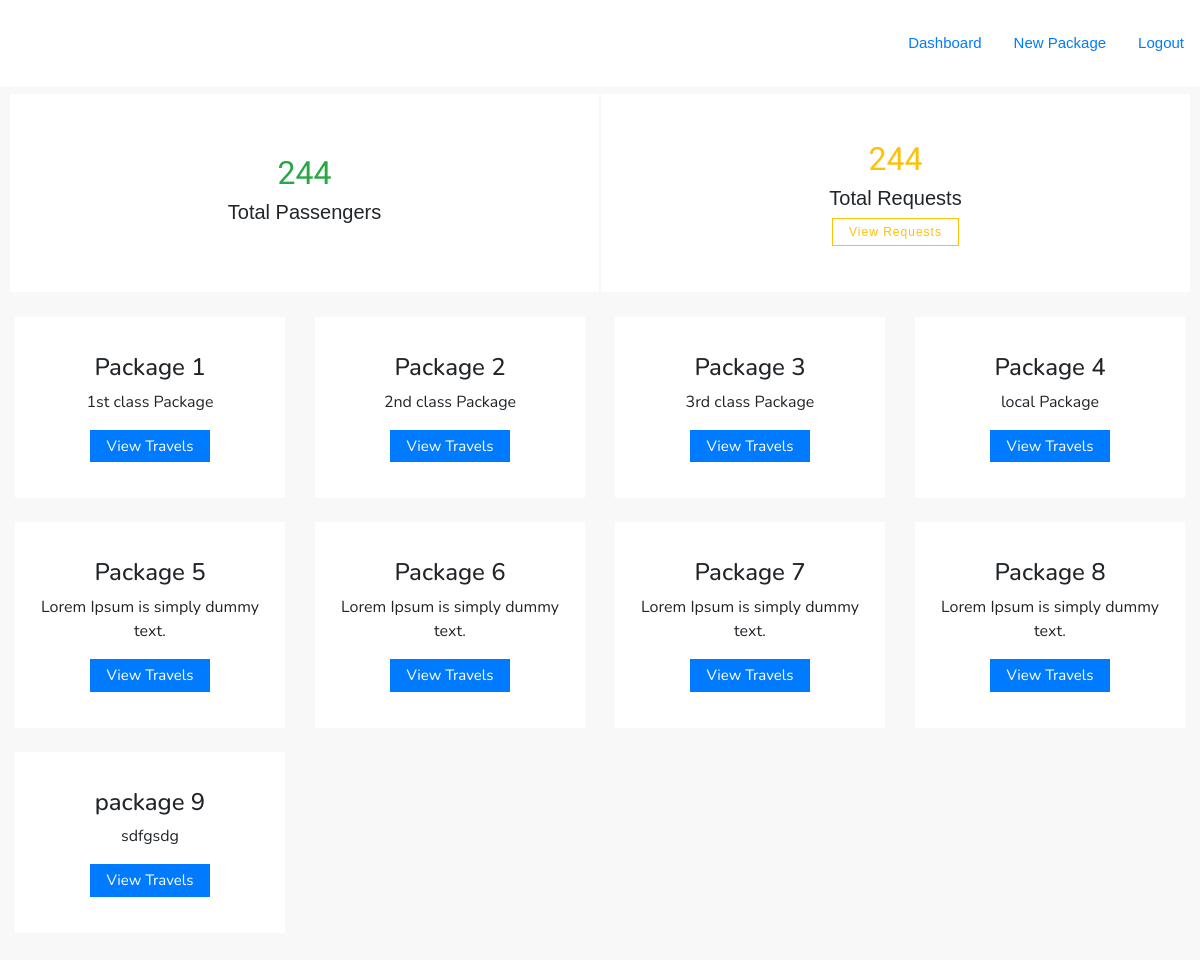
Screenshot of /Air-travels/admin/dashboard.php (signed in) with the database file from the repository.
### tables this page shows
CREATE TABLE `packages` (
  `id` int(11) NOT NULL,
  `package_name` varchar(255) NOT NULL,
  `package_text` varchar(255) NOT NULL
);

### Air-travels/admin/dashboard.php (the view, shortened to what this page needs)
<!doctype html>
<html lang="en">
<head>
    <link rel="stylesheet" href="https://use.fontawesome.com/releases/v5.8.1/css/all.css"
>
    <link rel="stylesheet" href="../css/bootstrap.min.css">
    <link rel="stylesheet" href="../css/admin-dashboard.css">
</head>
<body>
    <?php
        include('nav.php');
    ?>
    <div class="container-fluid px-4 pt-0 headBoxs">
        <div class="row">
            <div class="col-12 col-md-6 py-lg-2 flex-center text-center flex-column">
                <div class="card rounded-0 border-0">
                    <div class="card-body text-center">
                        <h2 class="h2-responsive text-success">244</h2>
                        <h5 class="h5-responsive">Total Passengers</h5>
                    </div>
                </div>
            </div>
            <div class="col-12 col-md-6 py-lg-2 flex-center text-center flex-column">
                <div class="card rounded-0 border-0">
                    <div class="card-body text-center">
                        <h2 class="h2-responsive text-warning">244</h2>
                        <h5 class="h5-responsive">Total Requests</h5>
                        <a href="requests.php" class="btn btn-outline-warning py-1 px-3 shadow-none rounded-0">View Requests</a>
                    </div>
                </div>
            </div>
        </div>
    </div>
    <div class="container-fluid py-4 packages mb-3">
        <div class="row">
            <?php
                include('../server/admin/connect.php');
                $select_package = "SELECT * FROM packages";
                $result = mysqli_query($conn, $select_package);
                    while ($row = mysqli_fetch_array($result)){
                    echo "<div class='col-12 col-sm-6 col-lg-3 mb-2 mb-md-4'>";
                        echo "<div class='card rounded-0 border-0 py-3'>";
                        echo "<div class='card-body text-center'>";
                            echo "<h4 class='h4-responsive'>".$row['package_name']."</h4>";
                            echo "<p>".$row['package_text']."</p>";
                            echo "<form method='post'>";
                            echo "<input type='submit' name='submitPackageId' value='View Travels' class='btn btn-primary py-1 px-3 shadow-none rounded-0'>";
                            echo "</form>";
                        echo "</div>";
                        echo "</div>";
                    echo "</div>";
                    }
                ?>
        </div>
    </div>
</body>
</html>

### Air-travels/css/admin-dashboard.css (style rules this page uses)
body { background: #f8f8f8; font-family: 'Nunito Sans', sans-serif; }
.flex-center { display: -webkit-box; display: -webkit-flex; display: -ms-flexbox; display: flex; -webkit-box-pack: center; -webkit-justify-content: center; -ms-flex-pack: center; justify-content: center; -webkit-box-align: center; -webkit-align-items: center; -ms-flex-align: center; align-items: center; height: 100%; }
.headBoxs .col-12 { min-height: 200px; }
.headBoxs .card h2 { font-family: 'Fugaz One', cursive; }
.headBoxs .card .btn { font-size: 12px; letter-spacing: 1px; }
.headBoxs .col-12 { background: #ffffff; border: 1px solid #f8f8f8; }
.packages .card { background: #ffffff; border: 1px solid #f8f8f8; transition: 0.3s; font-family: 'Nunito', sans-serif; }
.packages .btn { font-size: 15px; }

### rows the page displays
packages: package_name "Package 1", package_text "1st class Package"
packages: package_name "Package 2", package_text "2nd class Package"
packages: package_name "Package 3", package_text "3rd class Package"
packages: package_name "Package 4", package_text "local Package"
packages: package_name "Package 5", package_text "Lorem Ipsum is simply dummy text."
packages: package_name "Package 6", package_text "Lorem Ipsum is simply dummy text."
packages: package_name "Package 7", package_text "Lorem Ipsum is simply dummy text."
packages: package_name "Package 8", package_text "Lorem Ipsum is simply dummy text."
packages: package_name "package 9", package_text "sdfgsdg"
